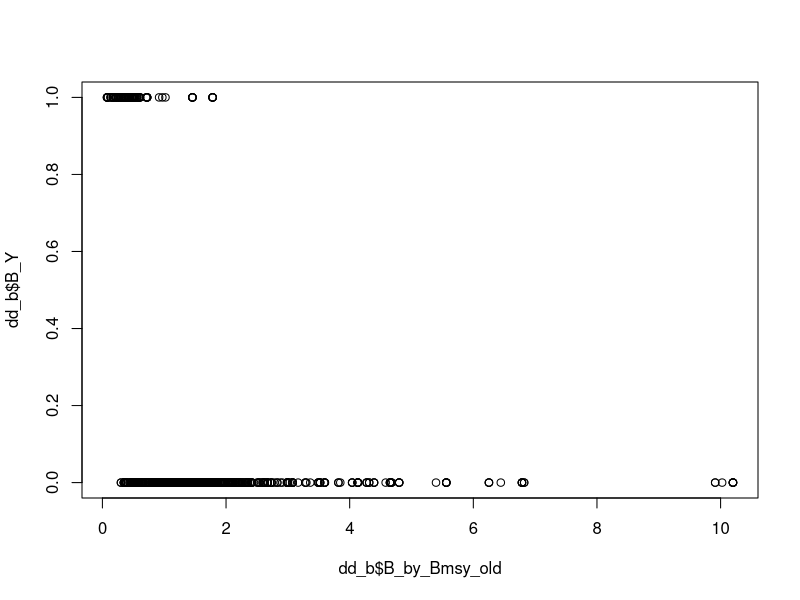
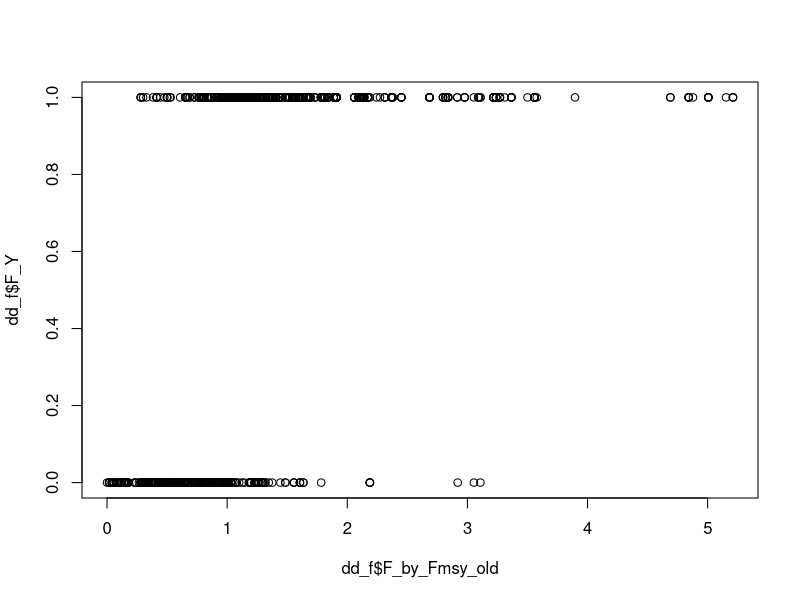

Generate these figures, in order, with R:
# Clear workspace
rm(list = ls())

# Turn off scientific notation
options(scipen=999)

# Packages
library('readr')
library('tibble')
library('dplyr')
library('ggplot2')
library('ggpubr')

#####################################################################################################

# Define directories
dat <- read.csv("new_data_council_model.csv", as.is=T)
dat$F_Y <- dat$B_Y <- NA

dat[!is.na(dat$B_by_Bmsy_recent) & dat$B_by_Bmsy_recent >= 0.5,]$B_Y <- 0   # not overfished
dat[!is.na(dat$B_by_Bmsy_recent) & dat$B_by_Bmsy_recent < 0.5,]$B_Y <- 1  # overfished

dat[!is.na(dat$F_by_Fmsy_recent) & dat$F_by_Fmsy_recent <= 1,]$F_Y <- 0  # not overfishing
dat[!is.na(dat$F_by_Fmsy_recent) & dat$F_by_Fmsy_recent > 1,]$F_Y <- 1  # overfishing



## B/Bmsy ##
dd_b <- dat[!is.na(dat$B_by_Bmsy_recent) & !is.na(dat$B_by_Bmsy_old),]
plot(dd_b$B_by_Bmsy_old, dd_b$B_Y)
dd_b[dd_b$B_by_Bmsy_old>8,]  # HADVIIb-k, HADNEAR 

model1 <- glm(B_Y ~ B_by_Bmsy_old, family=binomial(link='logit'), data=dd_b)
summary(model1)

# grad the inverse link function
ilink <- family(model1)$linkinv

# add fit and se.fit on the **link** scale
dd_b <- bind_cols(dd_b, setNames(as_tibble(predict(model1, dd_b, se.fit = TRUE)[1:2]),
                                 c('fit_link','se_link')))

###################################################################

dd_b1 <- as.data.frame(1)
colnames(dd_b1) <- c("B_by_Bmsy_old")

dd_b1 <- bind_cols(dd_b1, setNames(as_tibble(predict(model1, dd_b1, se.fit = TRUE)[1:2]),
                                   c('fit_link','se_link')))
dd_b1 <- mutate(dd_b1,
                fit_resp  = ilink(fit_link),
                right_upr = ilink(fit_link + (2 * se_link)),
                right_lwr = ilink(fit_link - (2 * se_link)))

###################################################################

# create the interval and backtransform
dd_b <- mutate(dd_b,
                fit_resp  = ilink(fit_link),
                right_upr = ilink(fit_link + (2 * se_link)),
                right_lwr = ilink(fit_link - (2 * se_link)))

pb <- ggplot(data = dd_b[dd_b$B_by_Bmsy_old<=5,], aes(x = B_by_Bmsy_old, y = fit_resp)) +
  geom_line(colour="red", size=1.2) +
  geom_ribbon(data=dd_b[dd_b$B_by_Bmsy_old<=5,], aes(ymin = right_lwr, ymax = right_upr), alpha = 0.3) +
  geom_point(data=dd_b[dd_b$B_by_Bmsy_old<=5,], aes(x = B_by_Bmsy_old, y = B_Y), size=1.5) +
  geom_vline(xintercept = 0.5, linetype="dotted", color = "blue", size=1.1) +
  ggtitle("(a)") +
  xlab(expression(italic(B[ty]/B[MSY])~~~from~~older~~assessment)) +
  ylab("Overfished status of recent assessment") +
  ylim(0,1) +
  theme_bw() + 
  theme(panel.border = element_rect(colour = "black", fill=NA, size=1), 
        panel.grid.major = element_blank(), 
        panel.grid.minor = element_blank(),
        axis.line = element_line(colour = "black"),
        axis.text.y   = element_text(size=16),
        axis.text.x   = element_text(size=16),
        axis.title.y  = element_text(size=18),
        axis.title.x  = element_text(size=18),
        plot.title = element_text(size=20,hjust=0.5,face = "bold"),
        plot.margin = unit(c(0.5,0.5,0.5,0.5), "lines"))



## F/Fmsy ##
dd_f <- dat[!is.na(dat$F_by_Fmsy_recent) & !is.na(dat$F_by_Fmsy_old),]
plot(dd_f$F_by_Fmsy_old, dd_f$F_Y)

model2 <- glm(F_Y ~ F_by_Fmsy_old, family=binomial(link='logit'), data=dd_f)
summary(model2)

# grad the inverse link function
ilink <- family(model2)$linkinv

# add fit and se.fit on the **link** scale
dd_f <- bind_cols(dd_f, setNames(as_tibble(predict(model2, dd_f, se.fit = TRUE)[1:2]),
                                 c('fit_link','se_link')))

# create the interval and backtransform
dd_f <- mutate(dd_f,
               fit_resp  = ilink(fit_link),
               right_upr = ilink(fit_link + (2 * se_link)),
               right_lwr = ilink(fit_link - (2 * se_link)))

###################################################################

dd_f1 <- as.data.frame(0.5)
colnames(dd_f1) <- c("F_by_Fmsy_old")

dd_f1 <- bind_cols(dd_f1, setNames(as_tibble(predict(model2, dd_f1, se.fit = TRUE)[1:2]),
                                   c('fit_link','se_link')))
dd_f1 <- mutate(dd_f1,
                fit_resp  = ilink(fit_link),
                right_upr = ilink(fit_link + (2 * se_link)),
                right_lwr = ilink(fit_link - (2 * se_link)))

###################################################################

pf <- ggplot(data = dd_f, aes(x = F_by_Fmsy_old, y = fit_resp)) +
  geom_line(colour="red", size=1.2) +
  geom_ribbon(data=dd_f, aes(ymin = right_lwr, ymax = right_upr), alpha = 0.3) +
  geom_point(data=dd_f, aes(x = F_by_Fmsy_old, y = F_Y), size=1.5) +
  geom_vline(xintercept = 1, linetype="dotted", color = "blue", size=1.1) +
  ggtitle("(b)") +
  xlab(expression(italic(F[ty]/F[MSY])~~~from~~older~~assessment)) +
  ylab("Overfishing status of recent assessment") +
  ylim(0,1) +
  theme_bw() + 
  theme(panel.border = element_rect(colour = "black", fill=NA, size=1), 
        panel.grid.major = element_blank(), 
        panel.grid.minor = element_blank(),
        axis.line = element_line(colour = "black"),
        axis.text.y   = element_text(size=16),
        axis.text.x   = element_text(size=16),
        axis.title.y  = element_text(size=18),
        axis.title.x  = element_text(size=18),
        plot.title = element_text(size=20,hjust=0.5,face = "bold"),
        plot.margin = unit(c(0.5,0.5,0.5,0.5), "lines"))

p <- ggarrange(pb, pf, nrow=1)

png("Overfish_prob.png", height = 7.5, width = 14, units='in', res=600)
p 
dev.off()

